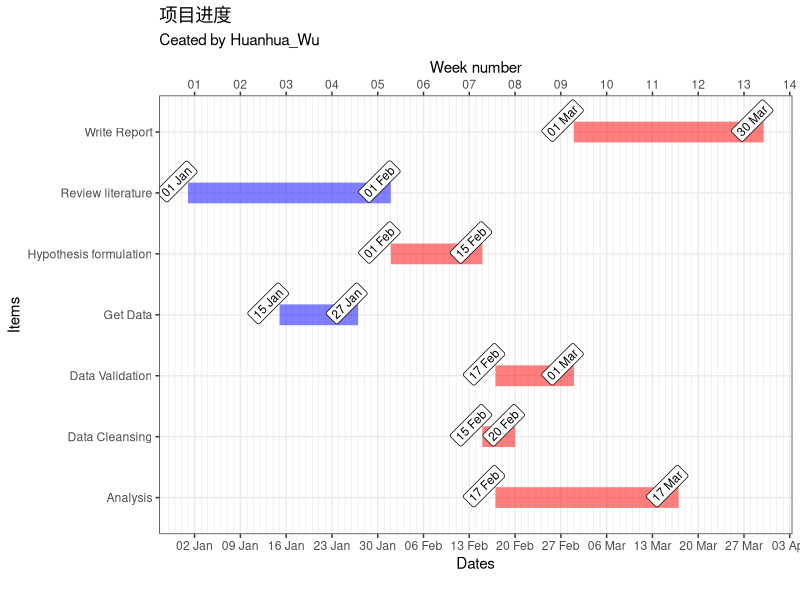
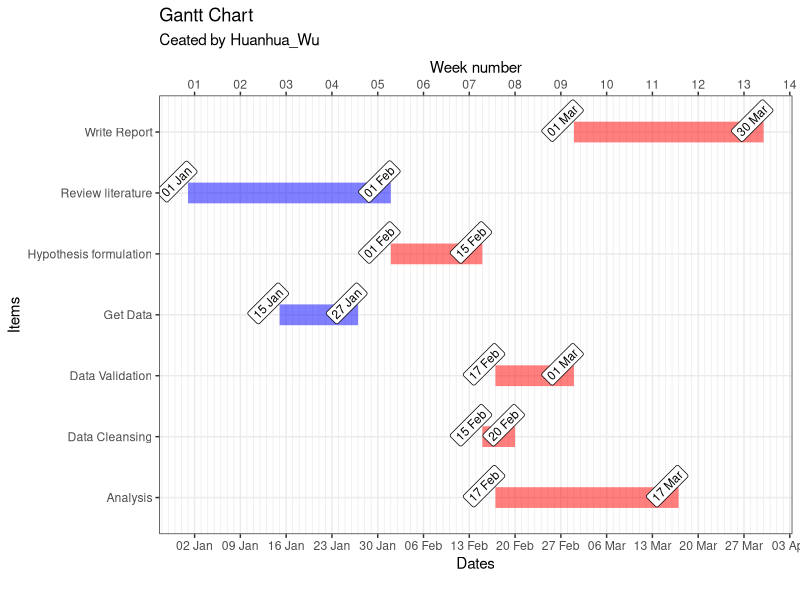
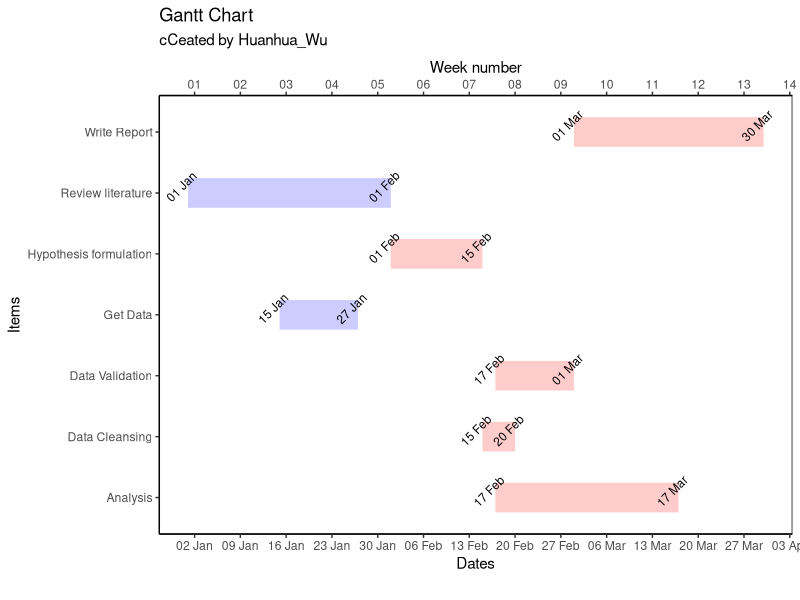
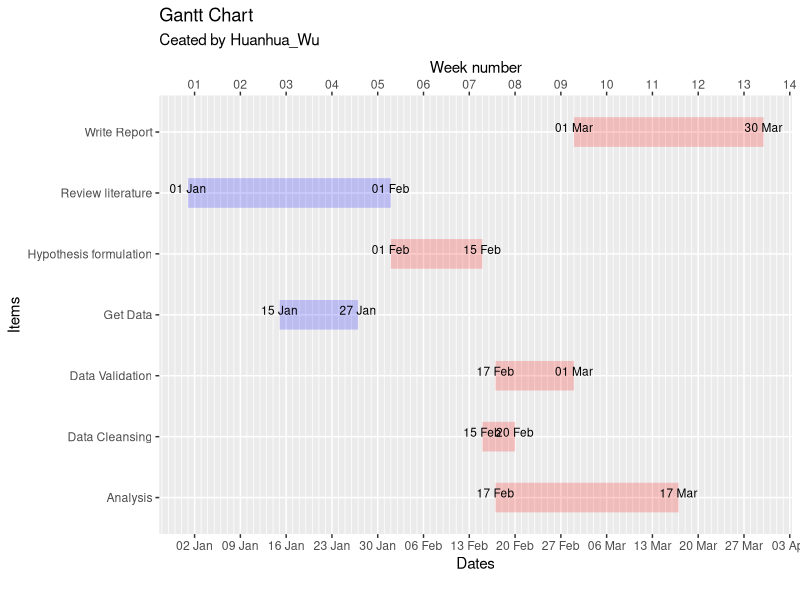

Reproduce these figures in R, in order. (Note: this script raises an error after producing the figures.)
# [create beautiful GANTT Chart in R with progress tracking.]()
# https://rpubs.com/techanswers88/gantt-chart-in-r
# Packages used
# GGPLOT GANTT CHART
library(ggplot2)
library(tidyr)
library(lubridate)

# Prepare the data
# url is the location of your computer eg. c:\\tmp\\yourdata.csv"
# df <- read.csv("e:\\tmp\\ProjectSchedule.csv")
df <- data.frame(
  Stage = c(
    "Review literature", "Hypothesis formulation",
    "Get Data", "Data Cleansing",
    "Data Validation", "Analysis",
    "Write Report"
  ),
  Start = c(
    "2023-01-01", "2023-02-01",
    "2023-01-15", "2023-02-15",
    "2023-02-17", "2023-02-17",
    "2023-03-01"
  ),
  End = c(
    "2023-02-01", "2023-02-15",
    "2023-01-27", "2023-02-20",
    "2023-03-01", "2023-03-17",
    "2023-03-30"
  ),
  Complete = c(TRUE, FALSE, TRUE, FALSE, FALSE, FALSE, FALSE)
)
df$Start <- ymd(df$Start)
df$End <- ymd(df$End)
df.melt <- df %>%
  tidyr::pivot_longer(col = c(Start, End))

today <- as.Date("2022-12-25")
# For live tracking you can use the current date using Sys.Date as shown below
# today <- Sys.Date()

# First Chart
pl <- ggplot(df.melt, aes(x = value, y = Stage, colour = Complete))
pl <- pl + geom_line(alpha = 0.5, size = 7)
pl <- pl + geom_label(aes(label = format(value, "%d %b")), vjust = -0.5, angle = 45, size = 3, color = "black")
pl <- pl + theme_bw()
pl <- pl + geom_vline(xintercept = today, color = "grey", size = 2, alpha = 0.5)
pl <- pl + labs(title = "项目进度")
pl <- pl + labs(subtitle = "Ceated by Huanhua_Wu")
pl <- pl + labs(caption = "")
pl <- pl + labs(x = "Date")
pl <- pl + labs(y = "Items")
pl <- pl + scale_color_manual(values = c("red", "blue"))
pl <- pl + theme(legend.position = "none")
pl <- pl + scale_x_date(
  name = "Dates",
  date_labels = "%d %b",
  date_breaks = "1 week",
  minor_breaks = "1 day",
  sec.axis = dup_axis(name = "Week number", labels = scales::date_format("%W"))
)
pl

# Second Chart
pl <- ggplot(df.melt, aes(x = value, y = Stage, colour = Complete))
pl <- pl + geom_line(alpha = 0.5, size = 7)
pl <- pl + geom_label(aes(label = format(value, "%d %b")), vjust = -0.5, angle = 45, size = 3, color = "black")
pl <- pl + theme_bw()
pl <- pl + geom_vline(xintercept = today, color = "grey", size = 2, alpha = 0.5)
pl <- pl + labs(title = "Gantt Chart")
pl <- pl + labs(subtitle = "Ceated by Huanhua_Wu")
pl <- pl + labs(caption = "")
pl <- pl + labs(x = "Date")
pl <- pl + labs(y = "Items")
pl <- pl + scale_color_manual(values = c("red", "blue"))
pl <- pl + theme(legend.position = "none")
pl <- pl + scale_x_date(
  name = "Dates",
  date_labels = "%d %b",
  date_breaks = "1 week",
  minor_breaks = "1 day",
  sec.axis = dup_axis(name = "Week number", labels = scales::date_format("%W"))
)
pl

# Third Chart
pl <- ggplot(df.melt, aes(x = value, y = Stage, colour = Complete))
pl <- pl + geom_line(alpha = 0.2, size = 10)
pl <- pl + geom_text(aes(label = format(value, "%d %b")), vjust = -0.5, angle = 45, size = 3, color = "black")
pl <- pl + theme_classic()
pl <- pl + geom_vline(xintercept = today, color = "red", size = 2, alpha = 0.5)
pl <- pl + labs(title = "Gantt Chart")
pl <- pl + labs(subtitle = "cCeated by Huanhua_Wu")
pl <- pl + labs(caption = "")
pl <- pl + labs(x = "Date")
pl <- pl + labs(y = "Items")
pl <- pl + scale_color_manual(values = c("red", "blue"))
pl <- pl + theme(legend.position = "none")
pl <- pl + theme(panel.background = element_rect(color = "black"))
pl <- pl + scale_x_date(
  name = "Dates",
  date_labels = "%d %b",
  date_breaks = "1 week",
  minor_breaks = "1 day",
  sec.axis = dup_axis(name = "Week number", labels = scales::date_format("%W"))
)
pl

# Fourth Chart
pl <- ggplot(df.melt, aes(x = value, y = Stage, colour = Complete))
pl <- pl + geom_line(alpha = 0.2, size = 10)
pl <- pl + geom_text(aes(label = format(value, "%d %b")), vjust = 0, angle = 0, size = 3, color = "black")
pl <- pl + theme_gray()
pl <- pl + geom_vline(xintercept = today, color = "red", size = 2, alpha = 0.5)
pl <- pl + labs(title = "Gantt Chart")
pl <- pl + labs(subtitle = "Ceated by Huanhua_Wu")
pl <- pl + labs(caption = "")
pl <- pl + labs(x = "Date")
pl <- pl + labs(y = "Items")
pl <- pl + scale_color_manual(values = c("red", "blue"))
pl <- pl + theme(legend.position = "none")
pl <- pl + scale_x_date(
  name = "Dates",
  date_labels = "%d %b",
  date_breaks = "1 week",
  minor_breaks = "1 day",
  sec.axis = dup_axis(name = "Week number", labels = scales::date_format("%W"))
)
pl


# You can use this snippet to save your chart to a powerpoint file
library(officer)
my_pres <- read_pptx()
my_pres <- add_slide(my_pres, layout = "Title and Content", master = "Office Theme")
my_pres <- ph_with(x = my_pres, value = pl, location = ph_location_fullsize())
print(my_pres, target = "./gantt charts in ggplot.pptx") # give your folder location and file name
